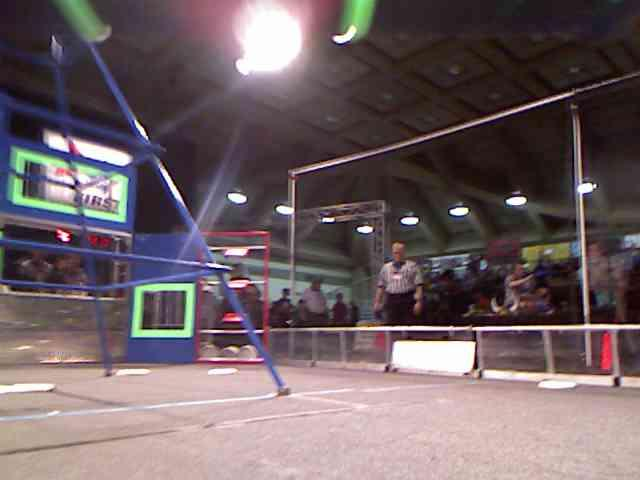
//> input picture 2013SampleImage.jpg, 640 x 480 px
$ ./YUVSample ../../2013SampleImage.jpg   (built with g++ and OpenCV 4)
//> lines starting //> are read from the running program, lines starting //| are printed output that depends on the picture; after the words box and inside, x2 and y2 are one past the last pixel; in counts of white or black regions, pixels touching at a corner belong together
#include <cv.h>
#include<highgui.h>

using namespace cv;
using namespace std;

int main(int argc, char ** argv)
{
	char * imageName = argv[1];
	cout<<"Image Name: "<<imageName<<endl<<" args: "<<argc<<endl;;

	Mat image,yuvImage,houghImage;
	Mat origImage;
	image = imread(imageName,1);
//> image is the input picture: 480 rows x 640 cols, CV_8UC3; mean B, G, R 100.9, 97.1, 112.1
	origImage = imread(imageName,1);

	if(!image.data)
	{
		cout<<"Error loading image: "<<imageName<<endl;
		return 1;
	}

	//Convert to YUV color space. The goal of this
	//is to zero out the light channel (Y)
	cvtColor(image,yuvImage,CV_BGR2YCrCb);
//> yuvImage: 480 rows x 640 cols, CV_8UC3; mean of channels 0, 1, 2 102, 135.2, 127.3
	CvSize s = cvSize(yuvImage.rows, yuvImage.cols) ;
//> s = Size(480, 640)
	int d = yuvImage.depth();
//> d = 0

	//Split he image into the Y, U and V channels
	Mat planes[3];
	split(yuvImage,planes);
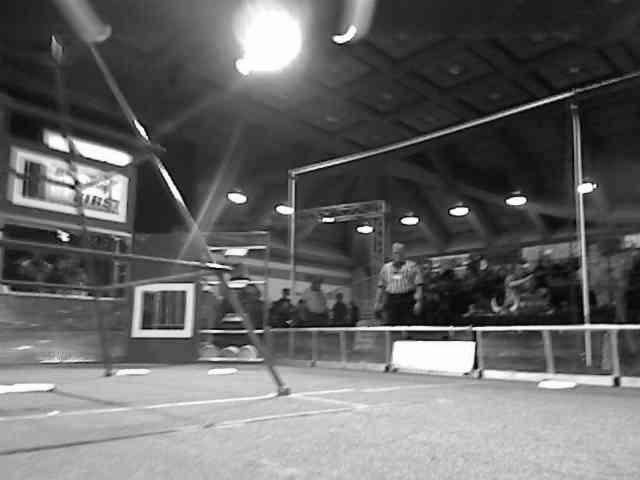
//> planes[0]: 480 rows x 640 cols, CV_8UC1; min 1, max 255, mean 102
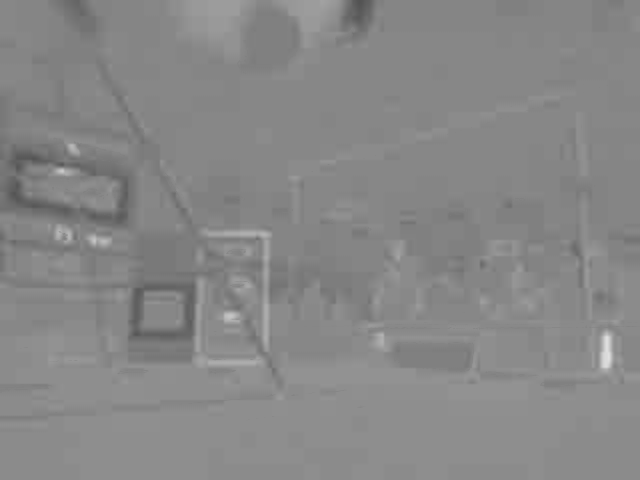
//> planes[1]: 480 rows x 640 cols, CV_8UC1; min 83, max 225, mean 135.2
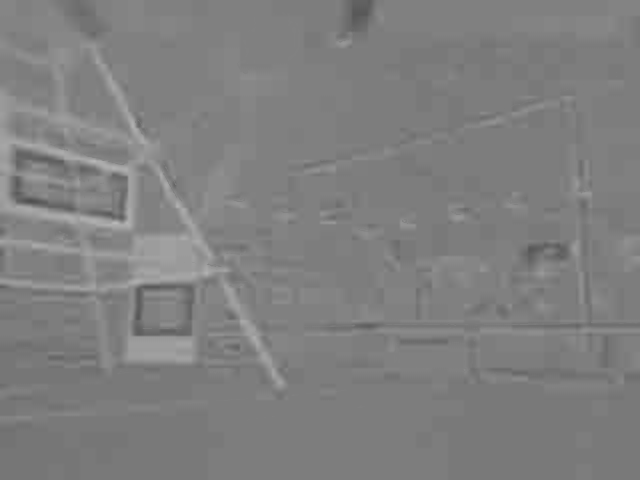
//> planes[2]: 480 rows x 640 cols, CV_8UC1; min 79, max 184, mean 127.3


	//Zero out the Y channel
	planes[0] = Mat::zeros(planes[0].rows,planes[0].cols,planes[0].depth());
//> planes[0]: 480 rows x 640 cols, CV_8UC1; every value is 0
	//Combine the channels back to the image
	merge(planes,3,yuvImage);
//> yuvImage: 480 rows x 640 cols, CV_8UC3; mean of channels 0, 1, 2 0, 135.2, 127.3

	//Convert back to RGB
	cvtColor(yuvImage,image,CV_YCrCb2BGR);

	//Split the images to 0 out the blue and green channels. Will need to update
	//to point the blue channel when looking for blue goal
	split(image,planes);
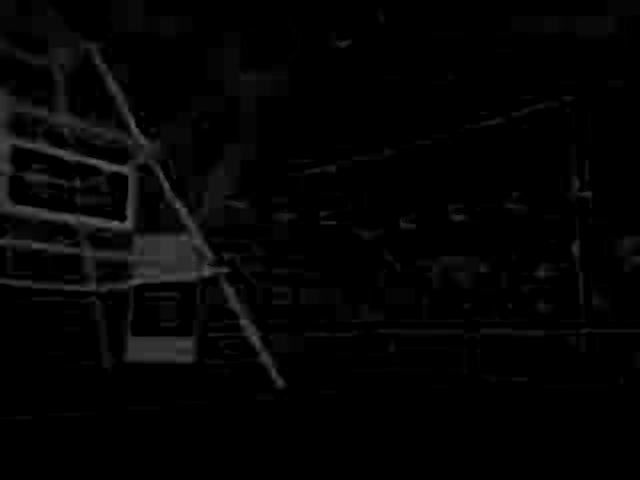
//> planes[0]: 480 rows x 640 cols, CV_8UC1; min 0, max 99, mean 4.3
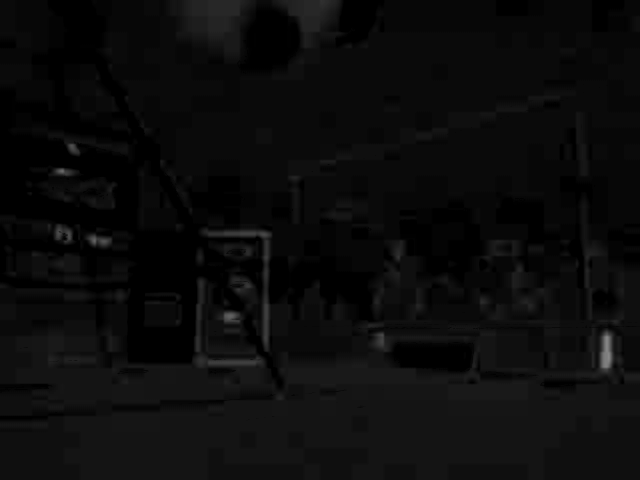
//> planes[2]: 480 rows x 640 cols, CV_8UC1; min 0, max 136, mean 11.4

	planes[0] = Mat::zeros(planes[0].rows,planes[0].cols,planes[0].depth());
	planes[1] = Mat::zeros(planes[0].rows,planes[0].cols,planes[0].depth());
	merge(planes,3,image);
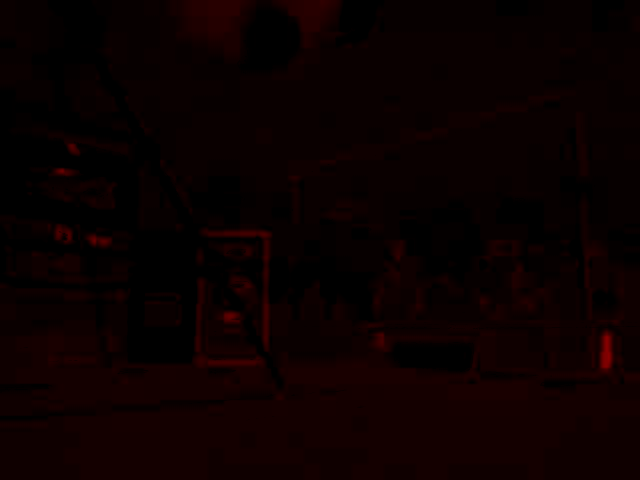
//> image: 480 rows x 640 cols, CV_8UC3; mean B, G, R 0, 0, 11.4

	Mat src, dst, color_dst;
	src = image;

	//Canny edge detection. Will need to experiment with different threshold values:
	//http://docs.opencv.org/doc/tutorials/imgproc/imgtrans/canny_detector/canny_detector.html

	int canny_low_thresh = 50;
	int canny_high_thresh = 200;
	int canny_kernal_size = 3;

	Canny(src, dst, canny_low_thresh, canny_high_thresh,canny_kernal_size);
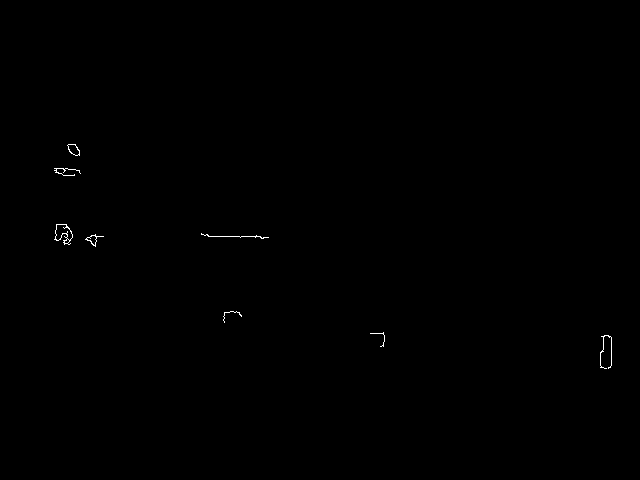
//> dst: 480 rows x 640 cols, CV_8UC1; 0.15% white in thin lines or dots, all inside (x1, y1, x2, y2) = (54, 144, 612, 369)

	//Convert the image with canny edges back to BGR rep.
	cvtColor(dst, color_dst, CV_GRAY2BGR);
	vector<Vec4i>lines;


	//Hough Lines
	//http://docs.opencv.org/doc/tutorials/imgproc/imgtrans/hough_lines/hough_lines.html
	double hough_rho = 1;
	double hough_theta = CV_PI/180;
	int hough_thresh = 80;
	double hough_minLineLength = 30;
	double hough_maxLineGap = 10;
	HoughLinesP(dst, lines, hough_rho, hough_theta, hough_thresh, hough_minLineLength, hough_maxLineGap);
//> lines = empty


	//Draw lines found by Hough transform
	for(size_t i = 0; i<lines.size();i++)
	{
		line(color_dst, Point(lines[i][0], lines[i][1]),
				Point(lines[i][2], lines[i][3]), Scalar(0,0,255),3,8);
	}
//> this loop made 0 passes
	//Show the original/unaltered image
	namedWindow("ORIG_RGB", CV_WINDOW_AUTOSIZE);
	imshow("ORIG_RGB", origImage);

        namedWindow("Final Image",CV_WINDOW_AUTOSIZE);
	imshow("Final Image", color_dst);

	waitKey(0);

	return 0;
}

$ run again, on TestStillImage.png
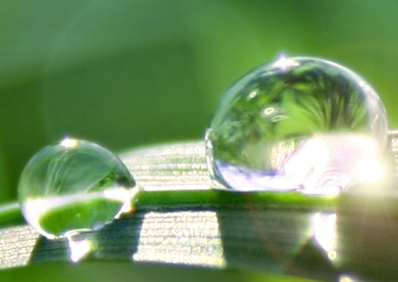
//> input picture TestStillImage.png, 398 x 282 px
//> image is the input picture: 282 rows x 398 cols, CV_8UC3; mean B, G, R 98.2, 146.6, 115.9
//> `split(image,planes);`:
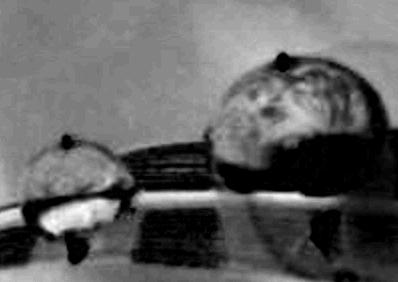
//> planes[1]: 282 rows x 398 cols, CV_8UC1; min 0, max 39, mean 14.9; drawn with min black and max white
//> `split(image,planes);`:
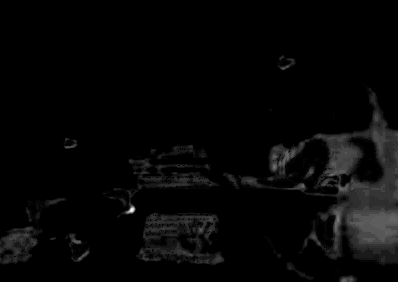
//> planes[2]: 282 rows x 398 cols, CV_8UC1; min 0, max 38, mean 1; drawn with min black and max white
//> color_dst: 282 rows x 398 cols, CV_8UC3; every value is 0
//> lines = empty
